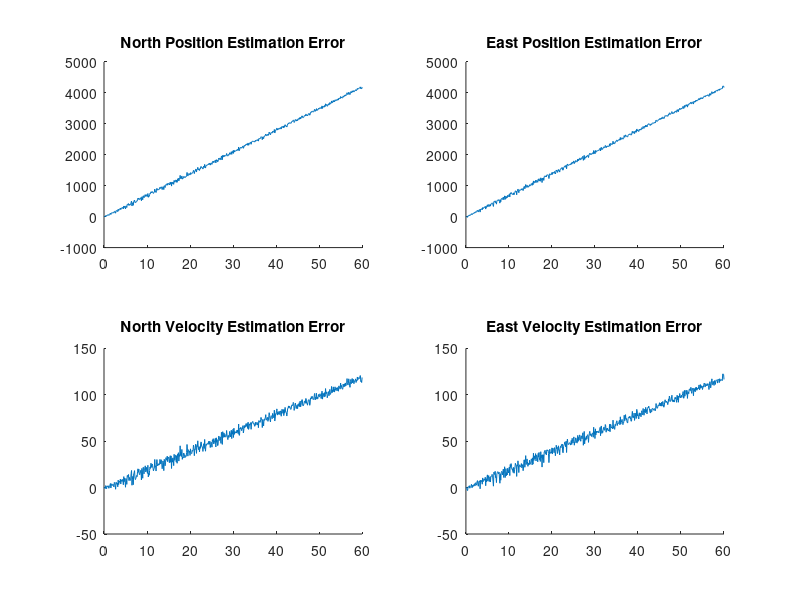
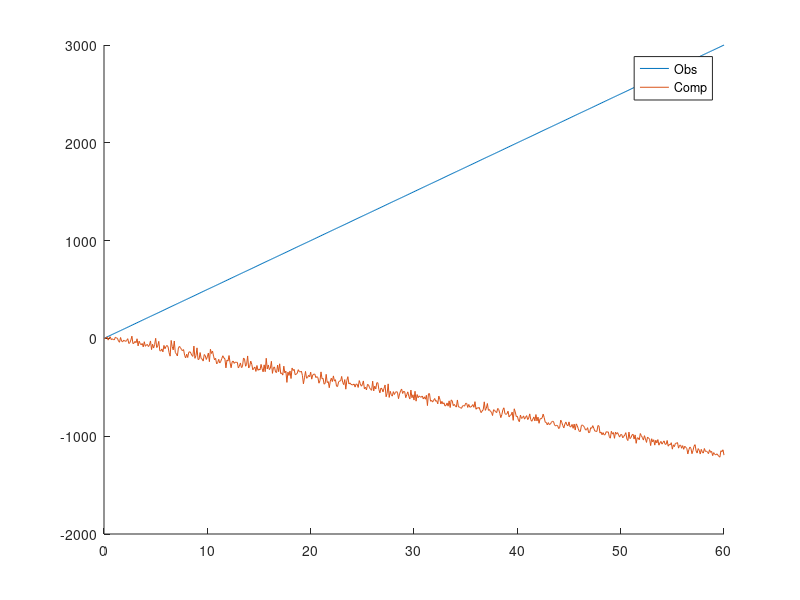

The MATLAB script that drew these images, in order:
clc; clear all; close all;

store_x = [];
dt = 0.1;
tf = 60;
MeasNoise = 1;
xdotNoise = [0,0,4,4];
Q = diag(xdotNoise);
P_k_1_plus = diag([1 1 1 1]); % IF PERFECTLY KNOWN IS IT ZERO COV OR 1 COV
R = diag([1 1]);

x_obs = [0; 0; 50; 50]; % initial state
xhat_k_1_plus = [0; 0; 50; 50]; % initial state estimate
N1 = 20;
E1 = 0;
N2 = 0;
E2 = 20;
y_obs(:, 1) = [sqrt((x_obs(1,1)-N1)^2 + (x_obs(2,1)-E1)^2);
               sqrt((x_obs(1,1)-N2)^2 + (x_obs(2,1)-E2)^2)];
F = [1 0 dt 0;
     0 1 0 dt;
     0 0 1 0;
     0 0 0 1];



T = 0.1; % measurement time step
tf = 60; % simulation length
dt = tf / 40000; % time step for integration
xArray = x_obs;
xhatArray = xhat_k_1_plus;
for t = T : T : tf
   % Simulate the system.
   F = [1 0 T 0;
        0 1 0 T;
        0 0 1 0;
        0 0 0 1];
   x_obs = F*x_obs;
   
   % Simulate the measurement.
   y_obs = [sqrt((x_obs(1)-N1)^2 + (x_obs(2)-E1)^2);
            sqrt((x_obs(1)-N2)^2 + (x_obs(2)-E2)^2)] + [MeasNoise*randn; MeasNoise*randn] / sqrt(dt);
   % Simulate the continuous-time part of the filter.
   F = [1 0 T 0;
        0 1 0 T;
        0 0 1 0;
        0 0 0 1];
   xhat_k_minus = F*xhat_k_1_plus;
   P_k_minus = F*P_k_1_plus*F' + Q;
   
   xhat_k_i_plus = xhat_k_minus;
   P_k_i_plus = P_k_minus;
   
   N = 100;
   for i=1:N
       x1 = xhat_k_i_plus(1);
       x2 = xhat_k_i_plus(2);
       H = [-(N1 - x1)/((E1 - x2)^2 + (N1 - x1)^2)^(1/2) -(E1 - x2)/((E1 - x2)^2 + (N1 - x1)^2)^(1/2) 0 0;
            -(N2 - x1)/((E2 - x2)^2 + (N2 - x1)^2)^(1/2) -(E2 - x2)/((E2 - x2)^2 + (N2 - x1)^2)^(1/2) 0 0];
       y_comp = [sqrt((x1-N1)^2 + (x2-E1)^2);
                 sqrt((x1-N2)^2 + (x2-E2)^2)];
       K = P_k_minus * H' * inv(H * P_k_minus * H' + R);
       P_k_ip1_plus = (eye(4) - K * H) * P_k_minus;
       xhat_k_ip1_plus = xhat_k_minus + K * (y_obs - y_comp);
       xhat_k_i_plus = xhat_k_ip1_plus;
       P_k_i_plus = P_k_ip1_plus;
   end
   
   % Save data for plotting.
   xArray = [xArray x_obs];
   xhatArray = [xhatArray xhat_k_i_plus];
%    Parray = [Parray P(3,3)];
end

% Plot data
%     close all;
t = 0 : T : tf;

err = xArray - xhatArray;

figure(1)
subplot(2,2,1)
hold on
plot(t, err(1,:))
title('North Position Estimation Error')
subplot(2,2,2)
hold on
plot(t, err(2,:))
title('East Position Estimation Error')
subplot(2,2,3)
hold on
plot(t, err(3,:))
title('North Velocity Estimation Error')
subplot(2,2,4)
hold on
plot(t, err(4,:))
title('East Velocity Estimation Error')

figure(2)
hold on
plot(t, xArray(1,:))
plot(t, xhatArray(1,:))
legend('Obs', 'Comp')
